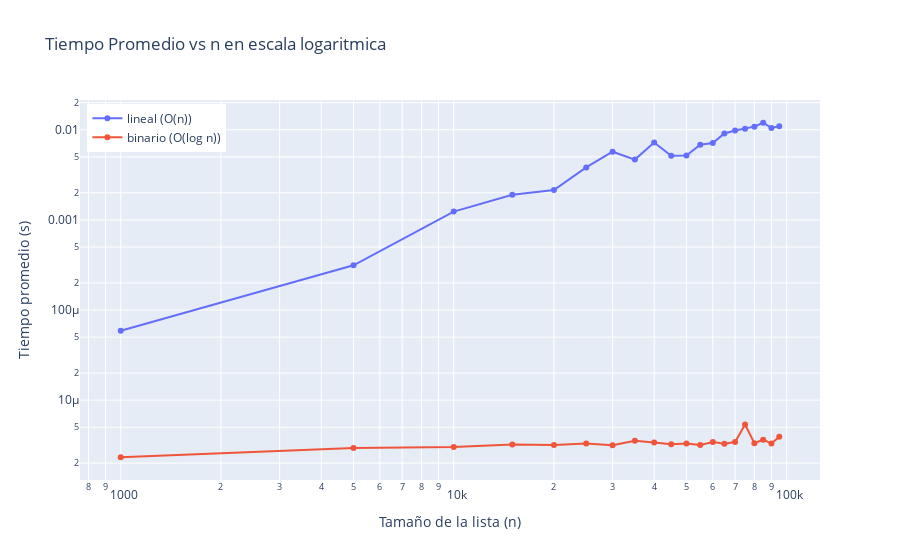

Here is the notebook cell this chart was saved with:
### Code cell
import plotly.graph_objs as go
# Datos de ejemplo obtenidos de la celda anterior (ajusta si tienes otros valores):
sizes2 = [1000, 5000, 10000, 15000, 20000, 25000, 30000, 35000, 40000, 45000, 50000, 55000, 60000, 65000, 70000, 75000, 80000, 85000, 90000, 95000]
mean_bub = []
mean_timsort = []
for n in sizes2:
    data = sorted(rand_list(n, unique=True))
    print(f"\nLista ordenada de {n} elementos")
    target = data[-1]  # peor caso aprox. para lineal
    mean_lin, s_lin = timeit(linear_search, data, target, repeat=20)
    mean_bin, s_bin = timeit(binary_search, data, target, repeat=20)
    mean_bub.append(mean_lin)
    mean_timsort.append(mean_bin)

fig = go.Figure()
fig.add_trace(go.Scatter(x=sizes2, y=mean_bub, mode='lines+markers', name='lineal (O(n))'))
fig.add_trace(go.Scatter(x=sizes2, y=mean_timsort, mode='lines+markers', name='binario (O(log n))'))
fig.update_layout(title='Tiempo Promedio vs n en escala logaritmica',
                  xaxis_title='Tamaño de la lista (n)',
                  yaxis_title='Tiempo promedio (s)',
                  legend=dict(x=0.01, y=0.99))
#libreria de plotly
fig.update_yaxes(type="log") 
fig.update_xaxes(type="log")

### Figure 1 — Plotly figure (JSON) as saved in the notebook; plotly's stock layout.template omitted (floating-point values rounded to 4 significant figures)
{"data": [{"mode": "lines+markers", "name": "lineal (O(n))", "type": "scatter", "x": [1000, 5000, 10000, 15000, 20000, 25000, 30000, 35000, 40000, 45000, 50000, 55000, 60000, 65000, 70000, 75000, 80000, 85000, 90000, 95000], "y": [5.884e-05, 0.0003137, 0.001236, 0.001903, 0.002142, 0.003823, 0.005711, 0.004664, 0.007234, 0.005143, 0.005171, 0.006817, 0.00712, 0.009101, 0.009814, 0.01024, 0.01083, 0.01196, 0.01045, 0.01094]}, {"mode": "lines+markers", "name": "binario (O(log n))", "type": "scatter", "x": [1000, 5000, 10000, 15000, 20000, 25000, 30000, 35000, 40000, 45000, 50000, 55000, 60000, 65000, 70000, 75000, 80000, 85000, 90000, 95000], "y": [2.325e-06, 2.94e-06, 3.025e-06, 3.23e-06, 3.18e-06, 3.3e-06, 3.165e-06, 3.535e-06, 3.39e-06, 3.24e-06, 3.305e-06, 3.175e-06, 3.43e-06, 3.28e-06, 3.435e-06, 5.375e-06, 3.325e-06, 3.64e-06, 3.295e-06, 3.92e-06]}], "layout": {"legend": {"x": 0.01, "y": 0.99}, "title": {"text": "Tiempo Promedio vs n en escala logaritmica"}, "xaxis": {"title": {"text": "Tamaño de la lista (n)"}, "type": "log"}, "yaxis": {"title": {"text": "Tiempo promedio (s)"}, "type": "log"}}}
